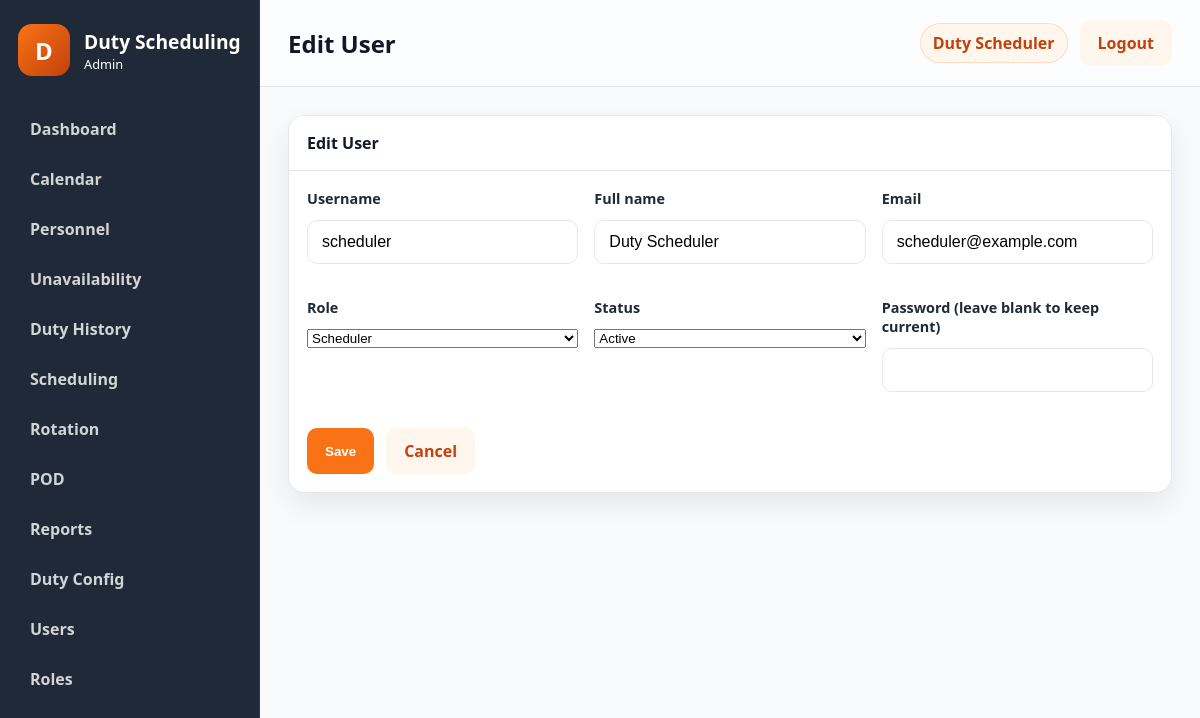
The app's page /public/?route=users/edit&id=2 (signed in) with its own data.
### tables this page shows
CREATE TABLE users (
    id INT NOT NULL AUTO_INCREMENT,
    username VARCHAR(50) NOT NULL,
    password_hash VARCHAR(255) NOT NULL,
    full_name VARCHAR(100) NOT NULL,
    email VARCHAR(100) NULL,
    role_id INT NOT NULL,
    status ENUM('active','inactive') NOT NULL DEFAULT 'active',
    failed_login_attempts INT NOT NULL DEFAULT 0,
    locked_until DATETIME NULL,
    last_login DATETIME NULL,
    created_at TIMESTAMP NOT NULL DEFAULT CURRENT_TIMESTAMP,
    updated_at TIMESTAMP NOT NULL DEFAULT CURRENT_TIMESTAMP ON UPDATE CURRENT_TIMESTAMP,
    PRIMARY KEY (id),
    UNIQUE KEY uk_users_username (username),
    KEY idx_users_role_id (role_id),
    CONSTRAINT fk_users_role_id FOREIGN KEY (role_id) REFERENCES roles (id)
        ON UPDATE CASCADE
        ON DELETE RESTRICT
);

CREATE TABLE roles (
    id INT NOT NULL AUTO_INCREMENT,
    role_name VARCHAR(50) NOT NULL,
    description VARCHAR(255) NULL,
    permissions LONGTEXT NULL,
    is_active TINYINT(1) NOT NULL DEFAULT 1,
    created_at TIMESTAMP NOT NULL DEFAULT CURRENT_TIMESTAMP,
    updated_at TIMESTAMP NOT NULL DEFAULT CURRENT_TIMESTAMP ON UPDATE CURRENT_TIMESTAMP,
    PRIMARY KEY (id),
    UNIQUE KEY uk_roles_role_name (role_name)
);

### controllers/UserController.php (called while the page is built, shortened)
<?php
class UserController
{
    public function edit(): void
    {
        $id = (int) ($_GET['id'] ?? 0);
        $user = User::findById($id);
        $pageTitle = 'Edit User';
        $roles = Role::all();
        include APP_ROOT . '/views/layouts/layout.php';
    }
}

### core/functions.php (called while the page is built, shortened)
<?php
function normalize_permission(string $permission): string
{
    $normalized = trim(strtolower($permission));
    $normalized = str_replace(':', '.', $normalized);
    $normalized = str_replace('_', '.', $normalized);
    return $normalized;
}
function e(mixed $value): string
{
    return htmlspecialchars((string) $value, ENT_QUOTES, 'UTF-8');
}
function user_has_permission(string $permission): bool
{
    $user = current_user();
    $permissions = $user['permissions'] ?? [];
    return in_array(normalize_permission($permission), $permissions, true);
}
function dispatch_controller(string $controllerName, string $methodName): void
{
    $controller = new $controllerName();
    $controller->{$methodName}();
}

### public/index.php (called while the page is built, shortened)
<?php
$route = trim((string) ($_GET['route'] ?? ''), " /\t\n\r");
$routeResolver = resolve_route($route);
[$controllerName, $actionName] = $routeResolver;
if ($route !== 'auth/login' && $route !== 'auth/logout' && !is_logged_in()) {
    redirect(APP_PUBLIC_URL . '/?route=auth/login');
}
dispatch_controller($controllerName, $actionName);

### core/auth.php (called while the page is built, shortened)
<?php
function is_logged_in(): bool
{
    $user = current_user();
    return !empty($user);
}
function current_user(): ?array
{
    $sessionUser = $_SESSION['user'] ?? null;
    $userId = (int) ($_SESSION['user_id'] ?? 0);
    if (is_array($sessionUser) && !empty($sessionUser['id'])) {
        $user = User::findById($userId);
        $role = Role::findById((int) ($user['role_id'] ?? 0));
        $user['role_name'] = $role['role_name'] ?? ($sessionUser['role_name'] ?? '');
        $user['permissions'] = Role::getPermissionsForRoleId((int) ($user['role_id'] ?? 0));
        return $user;
    }
    $user = User::findById($userId);
    $role = Role::findById((int) ($user['role_id'] ?? 0));
    $user['role_name'] = $role['role_name'] ?? '';
    $user['permissions'] = Role::getPermissionsForRoleId((int) ($user['role_id'] ?? 0));
    return $user;
}

### models/User.php (called while the page is built, shortened)
<?php
class User
{
    public static function findById(int $id): ?array
    {
        $pdo = get_db();
        $statement = $pdo->prepare(
            'SELECT u.*, r.role_name, r.permissions AS role_permissions
             FROM users u
             LEFT JOIN roles r ON r.id = u.role_id
             WHERE u.id = :id
             LIMIT 1'
        );
        $statement->execute([':id' => $id]);
        $user = $statement->fetch();
        $user['permissions'] = Role::decodePermissions($user['role_permissions'] ?? '[]');
        return $user;
    }
}

### models/Role.php (called while the page is built, shortened)
<?php
class Role
{
    public static function all(): array
    {
        $pdo = get_db();
        $statement = $pdo->query('SELECT * FROM roles ORDER BY id ASC');
        return $statement->fetchAll() ?: [];
    }
    public static function findById(int $id): ?array
    {
        $pdo = get_db();
        $statement = $pdo->prepare('SELECT * FROM roles WHERE id = :id LIMIT 1');
        $statement->execute([':id' => $id]);
        $role = $statement->fetch();
        return $role ?: null;
    }
    public static function getPermissionsForRoleId(int $roleId): array
    {
        $role = self::findById($roleId);
        return self::decodePermissions($role['permissions'] ?? '[]');
    }
    public static function decodePermissions(mixed $permissions): array
    {
        $values = [];
        if (is_array($permissions)) {
            $values = array_values($permissions);
        } else {
            $decoded = json_decode((string) $permissions, true);
            if (is_array($decoded)) {
                $values = array_values($decoded);
            }
        }
        $normalized = [];
        foreach ($values as $value) {
            $normalized[] = normalize_permission((string) $value);
        }
        return array_values(array_unique($normalized));
    }
}

### views/users/form.php (the view, shortened to what this page needs)
<?php
$userData = $user ?? ['id' => 0, 'username' => '', 'full_name' => '', 'email' => '', 'role_id' => 1, 'status' => 'active'];
?>
<div class="panel">
    <div class="panel-header">
        <span><?= e($pageTitle); ?></span>
    </div>
    <div class="panel-body">
        <form method="post" action="<?= e(APP_PUBLIC_URL . '/?route=users/save'); ?>" class="stack-form">
            <div class="form-grid">
                <div class="form-group">
                    <label>Username</label>
                    <input type="text" name="username" value="<?= e($userData['username'] ?? ''); ?>" required>
                </div>
                <div class="form-group">
                    <label>Full name</label>
                    <input type="text" name="full_name" value="<?= e($userData['full_name'] ?? ''); ?>" required>
                </div>
                <div class="form-group">
                    <label>Email</label>
                    <input type="email" name="email" value="<?= e($userData['email'] ?? ''); ?>">
                </div>
                <div class="form-group">
                    <label>Role</label>
                    <select name="role_id">
                        <?php foreach ($roles as $role): ?>
                            <option value="<?= e((string) $role['id']); ?>" <?= ((int) ($userData['role_id'] ?? 0) === (int) $role['id']) ? 'selected' : ''; ?>>
                                <?= e($role['role_name']); ?>
                            </option>
                        <?php endforeach; ?>
                    </select>
                </div>
                <div class="form-group">
                    <label>Status</label>
                    <select name="status">
                        <option value="active" <?= (($userData['status'] ?? 'active') === 'active') ? 'selected' : ''; ?>>Active</option>
                    </select>
                </div>
                <div class="form-group">
                    <label>Password <?= ($userData['id'] ?? 0) ? '(leave blank to keep current)' : ''; ?></label>
                    <input type="password" name="password" autocomplete="new-password">
                </div>
            </div>
            <div class="button-row">
                <button type="submit" class="btn btn-primary">Save</button>
                <a class="btn btn-secondary" href="<?= e(APP_PUBLIC_URL . '/?route=users/index'); ?>">Cancel</a>
            </div>
        </form>
    </div>
</div>

### views/layouts/layout.php (shortened to what this page needs)
<?php
$user = $user ?? current_user();
$pageTitle = $pageTitle ?? 'Dashboard';
$viewFile = $viewFile ?? APP_ROOT . '/views/dashboard/index.php';
?>
<!doctype html>
<html lang="en">
<head>
    <link rel="stylesheet" href="<?= e(APP_PUBLIC_URL . '/assets/css/app.css'); ?>">
    <link rel="stylesheet" href="<?= e(APP_PUBLIC_URL . '/assets/css/print.css'); ?>">
</head>
<body class="app-body">
    <div class="app-shell">
        <?php include APP_ROOT . '/views/layouts/sidebar.php'; ?>
        <main class="main-panel">
            <header class="topbar no-print">
                <div>
                    <h1><?= e($pageTitle); ?></h1>
                </div>
                <div class="topbar-actions">
                    <span class="user-pill"><?= e($user['full_name'] ?? 'Administrator'); ?></span>
                    <a class="btn btn-secondary" href="<?= e(APP_PUBLIC_URL . '/?route=auth/logout'); ?>">Logout</a>
                </div>
            </header>
            <section class="content-area">
                <?php include $viewFile; ?>
            </section>
        </main>
    </div>
</body>
</html>

### public/assets/css/app.css (style rules this page uses)
:root { --primary: #F97316; --primary-dark: #C2410C; --primary-light: #FFF7ED; --dark: #1F2937; --bg: #F8FAFC; --border: #E5E7EB; --text: #111827; --muted: #6B7280; --shadow: 0 12px 30px rgba(15, 23, 42, 0.08); --radius: 16px; --card-bg: #FFFFFF; --danger: #DC2626; --success: #16A34A; --warning: #F59E0B; }
* { box-sizing: border-box; }
html, body { margin: 0; min-height: 100%; font-family: "Segoe UI", Tahoma, Geneva, Verdana, sans-serif; background: var(--bg); color: var(--text); }
body { min-height: 100vh; }
.login-form, .form-group { display: flex; flex-direction: column; gap: 12px; }
.form-group { margin-bottom: 18px; }
label { color: var(--dark); font-weight: 600; font-size: 0.9rem; }
input { width: 100%; padding: 12px 14px; border: 1px solid var(--border); border-radius: 10px; background: #fff; font-size: 1rem; }
.btn { display: inline-flex; align-items: center; justify-content: center; padding: 12px 18px; border: none; border-radius: 10px; text-decoration: none; cursor: pointer; font-weight: 600; transition: opacity 0.2s ease; }
.btn-primary { background: var(--primary); color: #fff; }
.btn-secondary { background: var(--primary-light); color: var(--primary-dark); }
.app-body { background: var(--bg); }
.app-shell { display: flex; min-height: 100vh; }
.main-panel { flex: 1; display: flex; flex-direction: column; }
.topbar { display: flex; align-items: center; justify-content: space-between; padding: 20px 28px; background: rgba(255, 255, 255, 0.6); border-bottom: 1px solid var(--border); backdrop-filter: blur(10px); }
.topbar h1 { margin: 0; font-size: 1.5rem; }
.topbar-actions { display: flex; align-items: center; gap: 12px; }
.user-pill { background: var(--primary-light); color: var(--primary-dark); border: 1px solid rgba(249, 115, 22, 0.2); border-radius: 999px; padding: 8px 12px; font-weight: 600; }
.content-area { padding: 28px; }
.form-grid { display: grid; grid-template-columns: repeat(auto-fit, minmax(220px, 1fr)); gap: 16px; }
.stack-form { display: flex; flex-direction: column; gap: 18px; }
.button-row { display: flex; gap: 12px; flex-wrap: wrap; }
.panel { background: var(--card-bg); border: 1px solid var(--border); border-radius: var(--radius); overflow: hidden; box-shadow: var(--shadow); }
.panel-header { display: flex; align-items: center; justify-content: space-between; padding: 16px 18px; border-bottom: 1px solid var(--border); background: #fff; font-weight: 700; }
.panel-body { padding: 18px; }
.no-print { print-color-adjust: exact; }

### public/assets/css/print.css (style rules this page uses)
body { background: #fff; }

### records on screen
users: full_name "Duty Scheduler", username "scheduler", email "scheduler@example.com", role_id "Scheduler", status "Active"

### other values on screen
$item['label'] "Dashboard"
$item['label'] "Calendar"
$item['label'] "Personnel"
$item['label'] "Unavailability"
$item['label'] "Duty History"
$item['label'] "Scheduling"
$item['label'] "Rotation"
$item['label'] "POD"
$item['label'] "Reports"
$item['label'] "Duty Config"
$item['label'] "Users"
$item['label'] "Roles"
$pageTitle "Edit User"
